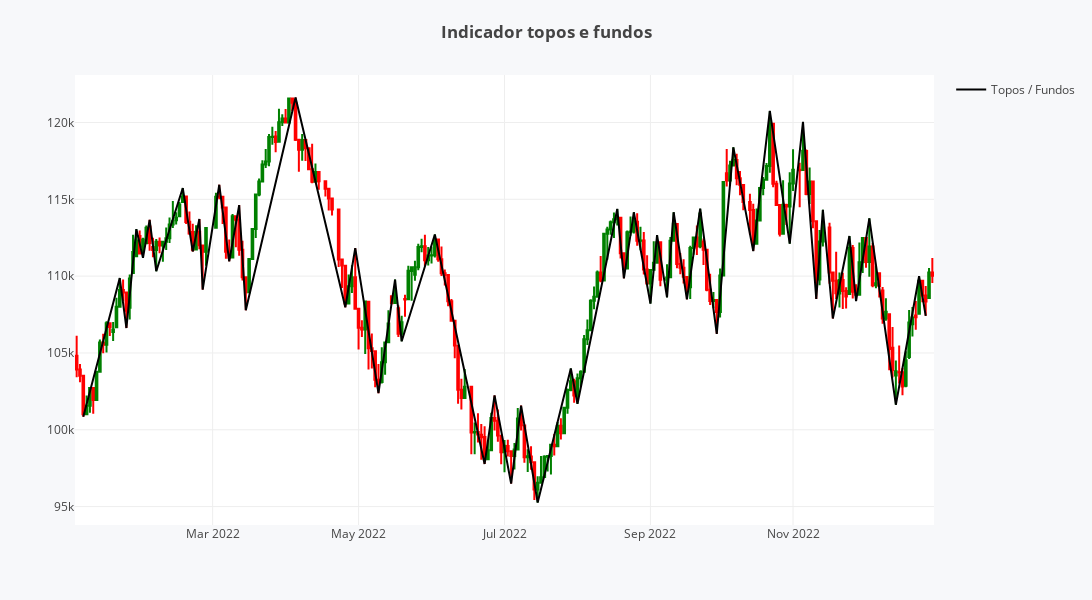

Notebook cell for this chart:
### Code cell
def localizar_fundos(df, i, n_candles=2):
    
    df_invertido = df.iloc[::-1]

    fundo_pre = df['Low'][i] < df['Low'].rolling(n_candles, closed='left').min().iloc[i]
    fundo_post_invertido = df_invertido['Low'][-i-1] < df_invertido['Low'].rolling(n_candles, closed='left').min()
    fundo_post = fundo_post_invertido.iloc[::-1].iloc[i]
  
    return (fundo_pre and fundo_post)


def localizar_topos(df, i, n_candles=2):
    
    df_invertido = df.iloc[::-1]

    topo_pre = df['High'][i] > df['High'].rolling(n_candles, closed='left').max().iloc[i]
    topo_post_invertido = df_invertido['High'][-i-1] > df_invertido['High'].rolling(n_candles, closed='left').max()
    topo_post = topo_post_invertido.iloc[::-1].iloc[i]
  
    return (topo_pre and topo_post)

n_candles = 2
ls_vertices = ['neutro']

dict_topos_fundos = {'vertice':[], 'data':[], 'preco':[]}


for i in range(len(df)):

    if localizar_fundos(df, i, n_candles):

        if (ls_vertices[-1]!='fundo'):
            
            if len(dict_topos_fundos['data'])==0:
                
                dict_topos_fundos['vertice'].append('fundo')
                dict_topos_fundos['data'].append(df.index[i])
                dict_topos_fundos['preco'].append(df.Low.iloc[i])
                ls_vertices.append('fundo')
            
            else:
                if df.Low.iloc[i] < dict_topos_fundos['preco'][-1]:
                    dict_topos_fundos['vertice'].append('fundo')
                    dict_topos_fundos['data'].append(df.index[i])
                    dict_topos_fundos['preco'].append(df.Low.iloc[i])
                    ls_vertices.append('fundo')
                
                elif df.Low.iloc[i] > dict_topos_fundos['preco'][-1]:
                    data_range = pd.date_range(start=dict_topos_fundos['data'][-1], end=df.index[i-1])
                    df_parcial = df[df.index.isin(data_range)]
                    df_parcial = df_parcial.sort_values('High', ascending=False)
                    dict_topos_fundos['data'][-1] = df_parcial.index[0]
                    dict_topos_fundos['preco'][-1] = df_parcial.High.iloc[0]
                    
                    dict_topos_fundos['vertice'].append('topo')
                    dict_topos_fundos['data'].append(df.index[i])
                    dict_topos_fundos['preco'].append(df.Low.iloc[i])
                    ls_vertices.append('fundo')

        else:

            if df.Low.iloc[i] < dict_topos_fundos['preco'][-1]:
                dict_topos_fundos['data'][-1] = df.index[i]
                dict_topos_fundos['preco'][-1] = df.Low.iloc[i]


    if localizar_topos(df, i, n_candles):

        if ls_vertices[-1]!='topo':
            
            if len(dict_topos_fundos['data'])==0:
                
                dict_topos_fundos['vertice'].append('topo')
                dict_topos_fundos['data'].append(df.index[i])
                dict_topos_fundos['preco'].append(df.High.iloc[i])
                ls_vertices.append('topo')
            
            else:
                if df.High.iloc[i] > dict_topos_fundos['preco'][-1]:
                    dict_topos_fundos['vertice'].append('topo')
                    dict_topos_fundos['data'].append(df.index[i])
                    dict_topos_fundos['preco'].append(df.High.iloc[i])
                    ls_vertices.append('topo')
                
                elif df.High.iloc[i] < dict_topos_fundos['preco'][-1]:
                    data_range = pd.date_range(start=dict_topos_fundos['data'][-1], end=df.index[i-1])
                    df_parcial = df[df.index.isin(data_range)]
                    df_parcial = df_parcial.sort_values('Low')
                    dict_topos_fundos['data'][-1] = df_parcial.index[0]
                    dict_topos_fundos['preco'][-1] = df_parcial.Low.iloc[0]
                    
                    dict_topos_fundos['vertice'].append('topo')
                    dict_topos_fundos['data'].append(df.index[i])
                    dict_topos_fundos['preco'].append(df.High.iloc[i])
                    ls_vertices.append('topo')

        else:

            if df.High.iloc[i] > dict_topos_fundos['preco'][-1]:
                dict_topos_fundos['data'][-1] = df.index[i]
                dict_topos_fundos['preco'][-1] = df.High.iloc[i]

df_topos_fundos = pd.DataFrame(dict_topos_fundos)
df_topos_fundos.index = df_topos_fundos.data

df_final = pd.merge(df, df_topos_fundos, left_index=True, right_index=True, how='left')


df_figure = df_final

fig_topos_fundos = go.Figure(data=[go.Candlestick(name='', x=df_figure.index, open=df_figure.Open, high = df_figure.High,
                                                  low=df_figure.Low, close=df_figure.Close, 
                                                  increasing_line_color= 'green', decreasing_line_color= 'red',
                                                  showlegend=False)])

fig_topos_fundos.add_trace(go.Scatter(x=df_topos_fundos.data, y=df_topos_fundos.preco,
                                      mode="lines", line_width=2, line_dash="solid", line_color="black",
                                      name="Topos / Fundos", showlegend=True))

fig_topos_fundos.update_xaxes(rangebreaks=[
                              dict(bounds=["sat", "mon"])])

fig_topos_fundos.update_layout(xaxis_rangeslider_visible=False, title_text='<b>Indicador topos e fundos',
                               template = 'none', margin=dict(l=75, r=75, t=75, b=75), 
                               paper_bgcolor="#f7f8fa",
                               width=1200,height=600)

### Figure 1 — Plotly figure (JSON) as saved in the notebook; plotly's stock layout.template omitted (floating-point values rounded to 4 significant figures; data arrays with more than 128 entries replaced by an {"elided": "..."} marker saying what was removed)
{"data": [{"close": {"elided": "250 int values"}, "decreasing": {"line": {"color": "red"}}, "high": {"elided": "250 int values"}, "increasing": {"line": {"color": "green"}}, "low": {"elided": "250 int values"}, "name": "", "open": {"elided": "250 int values"}, "showlegend": false, "type": "candlestick", "x": {"elided": "250 str values"}}, {"line": {"color": "black", "dash": "solid", "width": 2}, "mode": "lines", "name": "Topos / Fundos", "showlegend": true, "type": "scatter", "x": ["2022-01-05T00:00:00", "2022-01-20T00:00:00", "2022-01-24T00:00:00", "2022-01-27T00:00:00", "2022-01-31T00:00:00", "2022-02-02T00:00:00", "2022-02-04T00:00:00", "2022-02-16T00:00:00", "2022-02-21T00:00:00", "2022-02-23T00:00:00", "2022-02-24T00:00:00", "2022-03-03T00:00:00", "2022-03-08T00:00:00", "2022-03-11T00:00:00", "2022-03-15T00:00:00", "2022-04-05T00:00:00", "2022-04-26T00:00:00", "2022-04-29T00:00:00", "2022-05-10T00:00:00", "2022-05-17T00:00:00", "2022-05-19T00:00:00", "2022-06-02T00:00:00", "2022-06-23T00:00:00", "2022-06-28T00:00:00", "2022-07-05T00:00:00", "2022-07-08T00:00:00", "2022-07-15T00:00:00", "2022-07-29T00:00:00", "2022-08-02T00:00:00", "2022-08-18T00:00:00", "2022-08-22T00:00:00", "2022-08-25T00:00:00", "2022-09-01T00:00:00", "2022-09-05T00:00:00", "2022-09-08T00:00:00", "2022-09-12T00:00:00", "2022-09-16T00:00:00", "2022-09-22T00:00:00", "2022-09-29T00:00:00", "2022-10-06T00:00:00", "2022-10-14T00:00:00", "2022-10-21T00:00:00", "2022-10-31T00:00:00", "2022-11-04T00:00:00", "2022-11-10T00:00:00", "2022-11-14T00:00:00", "2022-11-17T00:00:00", "2022-11-24T00:00:00", "2022-11-28T00:00:00", "2022-12-02T00:00:00", "2022-12-14T00:00:00", "2022-12-23T00:00:00", "2022-12-27T00:00:00"], "y": [100850, 109873, 106624, 113057, 111195, 113666, 110321, 115734, 111608, 113721, 109125, 115948, 110969, 114627, 107781, 121628, 107978, 111819, 102386, 109774, 105760, 112709, 97775, 102237, 96499, 101577, 95267, 103989, 101694, 114375, 109858, 114156, 108217, 112671, 108619, 114160, 108489, 114392, 106244, 118382, 111631, 120752, 112113, 120039, 108516, 114322, 107245, 112612, 108378, 113761, 101632, 109994, 107418]}], "layout": {"height": 600, "margin": {"b": 75, "l": 75, "r": 75, "t": 75}, "paper_bgcolor": "#f7f8fa", "title": {"text": "<b>Indicador topos e fundos"}, "width": 1200, "xaxis": {"rangebreaks": [{"bounds": ["sat", "mon"]}], "rangeslider": {"visible": false}}}}
